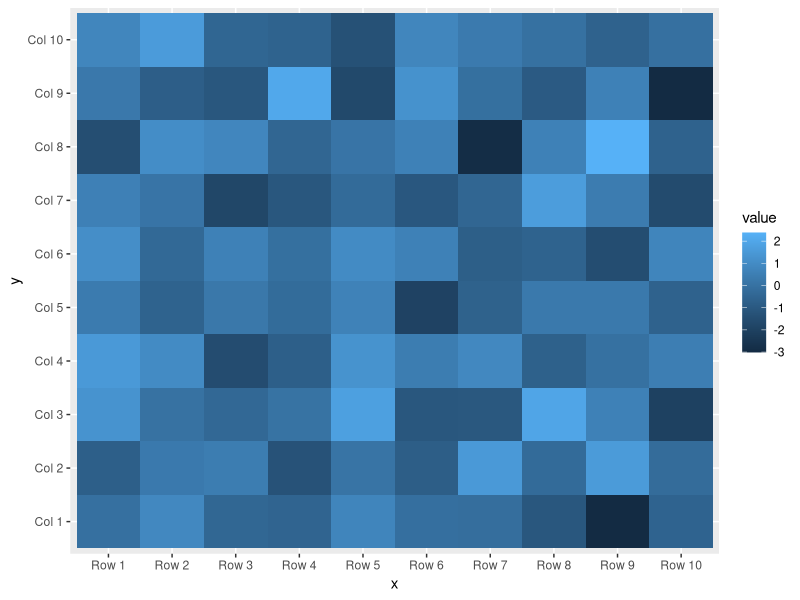
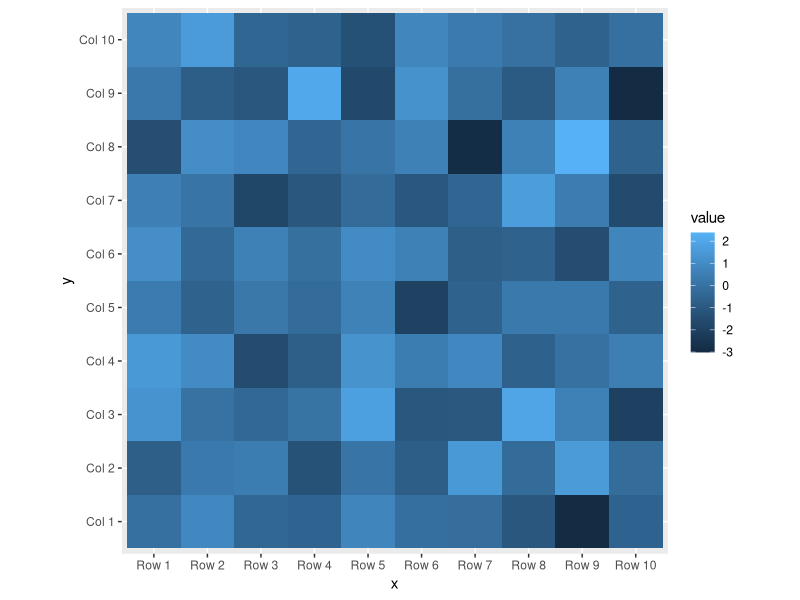
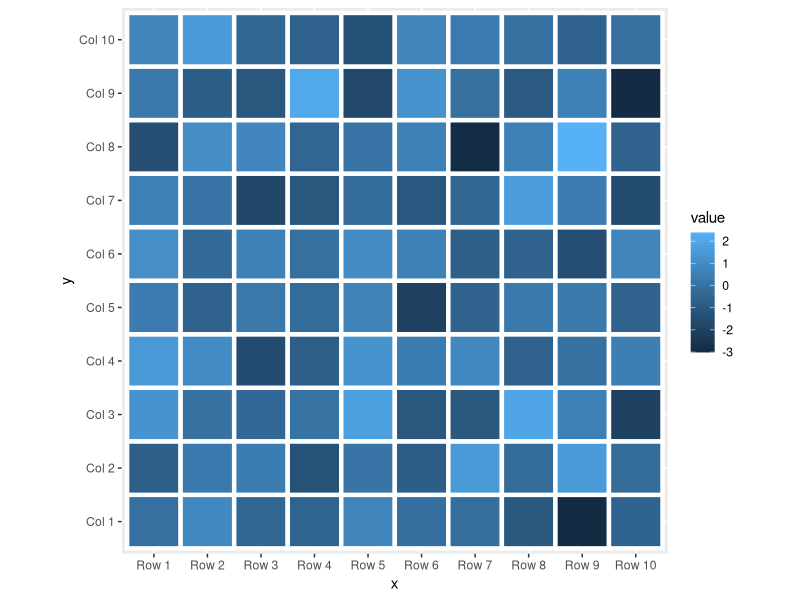
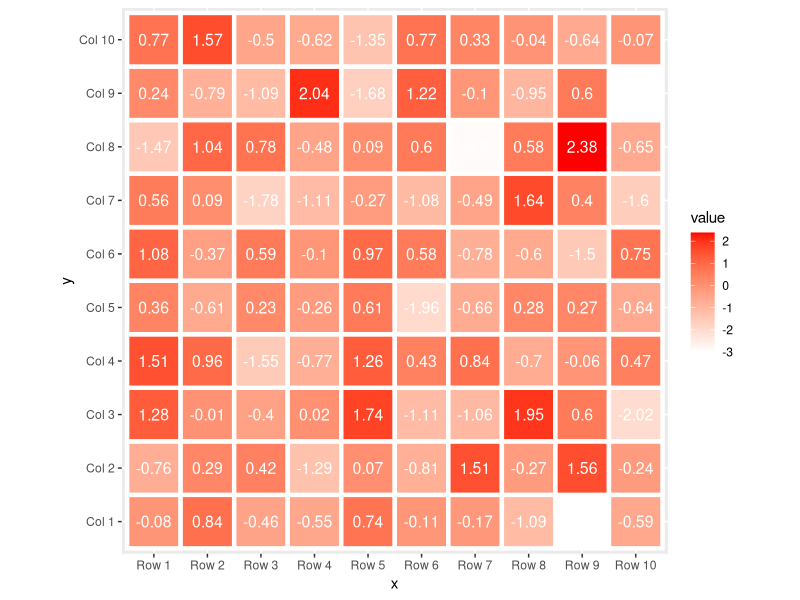

Write R code to recreate these figures, in order.
# install.packages("reshape")
library(reshape)

# Data 
set.seed(8)
m <- matrix(round(rnorm(200), 2), 10, 10)
colnames(m) <- paste("Col", 1:10)
rownames(m) <- paste("Row", 1:10)

# Transform the matrix in long format
df <- melt(m)
colnames(df) <- c("x", "y", "value")



# install.packages("ggplot2")
library(ggplot2)

ggplot(df, aes(x = x, y = y, fill = value)) +
  geom_tile()

# Note that depending on the plotting windows size 
#the tiles might not be squared. If you want to keep them squared use cood_fixed.
ggplot(df, aes(x = x, y = y, fill = value)) +
  geom_tile() +
  coord_fixed()


# Customizando los bordes de los cuadros
ggplot(df, aes(x = x, y = y, fill = value)) +
  geom_tile(color = "white",
            lwd = 1.5,
            linetype = 1) +
  coord_fixed()

# Se pueden añadir los datos y un color rojizo.

ggplot(df, aes(x = x, y = y, fill = value)) +
  geom_tile(color = "white",
            lwd = 1.5,
            linetype = 1) +
  geom_text(aes(label = value), color = "white", size = 4) +
  scale_fill_gradient(low = "white", high = "red") +
  coord_fixed()

  
